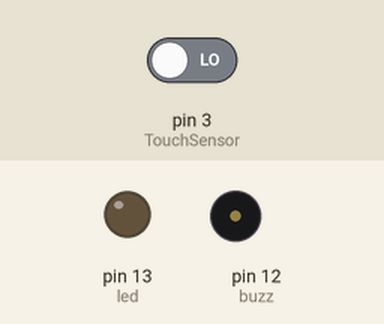
Bench run of a sketch on a simulated Arduino Uno, built with avr-gcc and run on an emulated ATmega328P. Shown: output pins drawn as LEDs (lit = HIGH), buzzer (waves = sounding, pin HIGH). Inputs (shaded band) come from the test bench; at power-on: pin 3 (TouchSensor) LOW.

Above: at 1.2 s.
1.3 s: pin 3 (TouchSensor) driven HIGH
At 2.2 s:
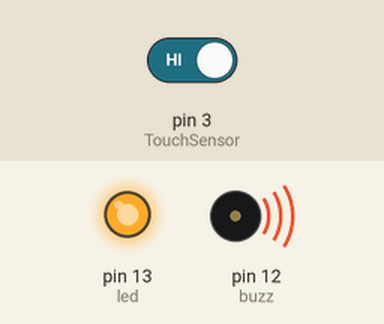
2.8 s: pin 3 (TouchSensor) driven LOW
At 3.4 s:
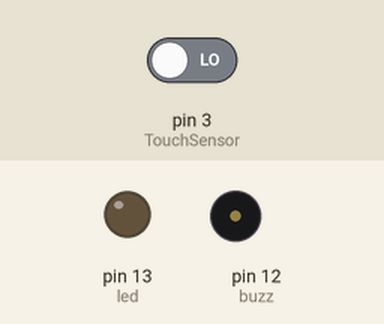
Timing chart, 0 to 5.8 s (numbered marks = the images above; inputs shaded):
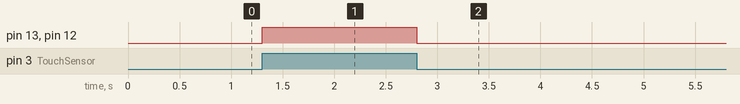

The sketch:

touchsensor.ino
```cpp
int TouchSensor=3;                                  //Connected to digital pin D3
int led=13;
int buzz=12;
void setup()
{
  Serial.begin(9600);                                // Communication speed
   pinMode(led,OUTPUT);
   pinMode(buzz,OUTPUT);
   pinMode(TouchSensor,INPUT);
}
void loop()
{
   if(digitalRead(TouchSensor)==HIGH)      //Read Touch Sensor Signal
    {
      digitalWrite(led,HIGH);                     // If touch is HIGH, then turn on
      digitalWrite(buzz,HIGH);
     }
else
     {
       digitalWrite(led,LOW);                     //Touch Sensor is LOW , then turn off the LED
       digitalWrite(buzz,LOW);
      }
delay(100);
}
```

Measured:
- after the input at 1.3 s, pin 13 (led), pin 12 (buzz): LOW → HIGH at once
- after the input at 2.8 s, pin 13 (led), pin 12 (buzz): HIGH → LOW at once
